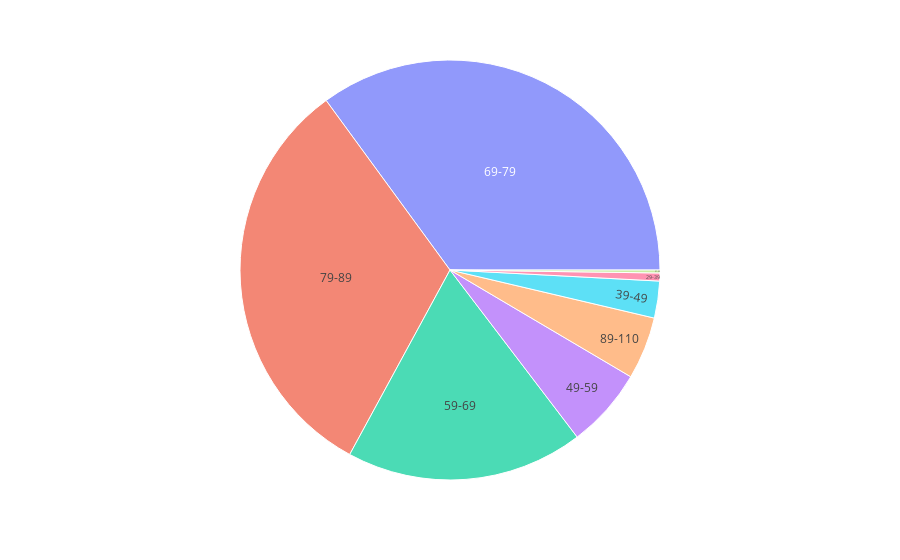

The notebook cell saved with this chart:
### Code cell
import plotly.express as px
import pandas as pd

# Load data from Excel file
Demograph = pd.read_excel('Cardiac_Outcomes.xlsx', sheet_name='Demography')

# Check the first few rows of your DataFrame to ensure data loaded correctly
print(Demograph.head())

# Check for missing values
print(Demograph.isnull().sum())

# Check column names
print(Demograph.columns)

# Create the sunburst chart
fig = px.sunburst(Demograph, path=['ageCat'], values='BMI')
fig.show()

### Figure 1 — Plotly figure (JSON) as saved in the notebook; plotly's stock layout.template omitted (floating-point values rounded to 4 significant figures)
{"data": [{"branchvalues": "total", "domain": {"x": [0, 1], "y": [0, 1]}, "hovertemplate": "labels=%{label}<br>BMI=%{value}<br>parent=%{parent}<br>id=%{id}<extra></extra>", "ids": ["21-29", "29-39", "39-49", "49-59", "59-69", "69-79", "79-89", "89-110"], "labels": ["21-29", "29-39", "39-49", "49-59", "59-69", "69-79", "79-89", "89-110"], "name": "", "parents": ["", "", "", "", "", "", "", ""], "type": "sunburst", "values": [99.68, 268.9, 1241.0, 2691.0, 8000.0, 15330.0, 14020.0, 2106.0]}], "layout": {"autosize": true, "legend": {"tracegroupgap": 0}, "margin": {"t": 60}}}
